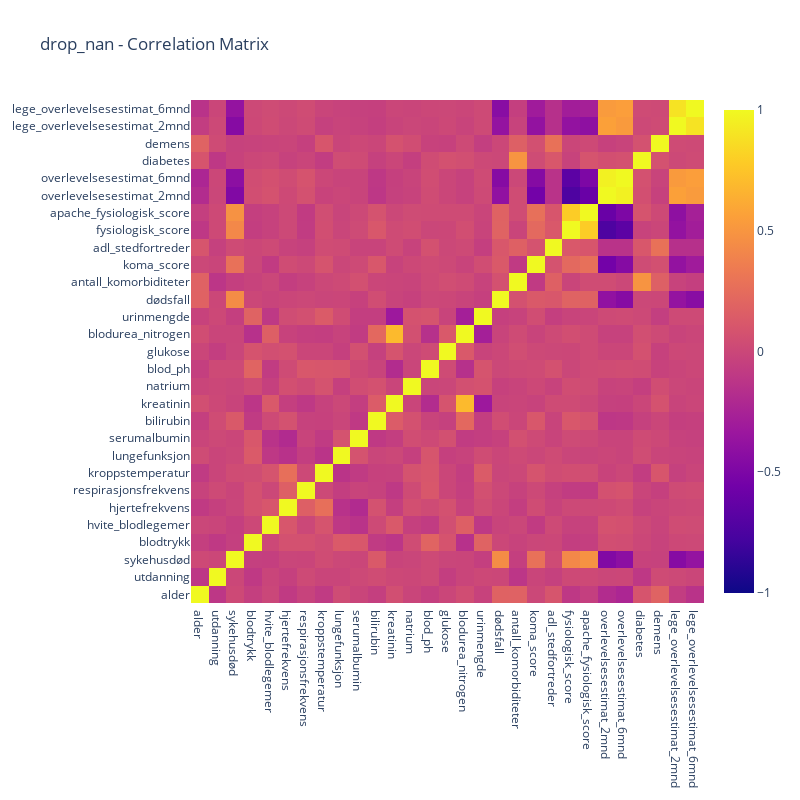
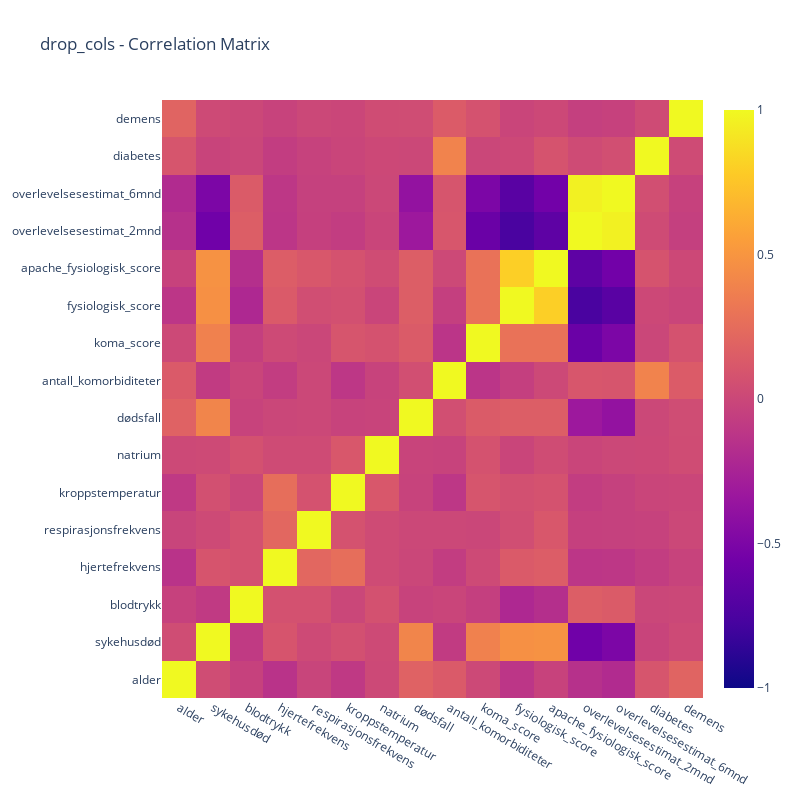
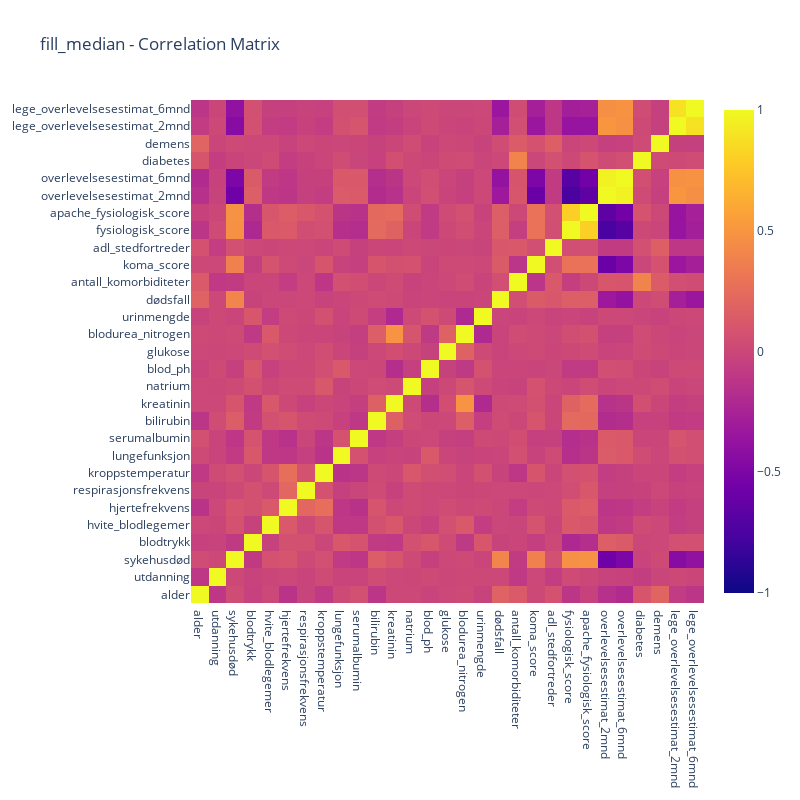
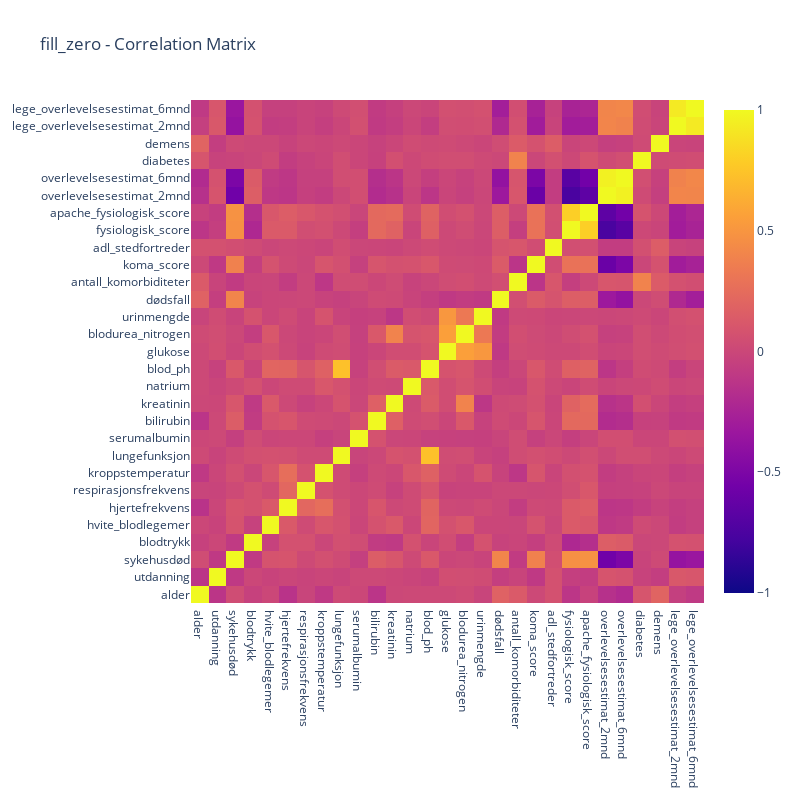

The notebook cell these images were saved under, in order:
### Code cell
# Define the strategies and models
strategies = ['drop_nan', 'drop_cols', 'fill_median', 'fill_zero', 'knn_imputation']
models = list(model_pipelines.keys())

# Create a dictionary to store the results
results = {}

for strategy in strategies:
    if strategy == 'drop_nan':
        X_strategy, y_strategy = drop_nan(X, y)
    elif strategy == 'drop_cols':
        X_strategy, y_strategy = drop_cols(X, y)
    elif strategy == 'fill_median':
        X_strategy, y_strategy = fill_median(X, y)
    elif strategy == 'fill_zero':
        X_strategy, y_strategy = fill_zero(X, y)
    elif strategy == 'knn_imputation':
        X_strategy, y_strategy = knn_imputation(X, y)

    # Split the data into training, validation, and testing sets
    X_train_temp, X_test, y_train_temp, y_test = train_test_split(X_strategy, y_strategy, test_size=0.2, random_state=24)
    X_train, X_val, y_train, y_val = train_test_split(X_train_temp, y_train_temp, test_size=0.25, random_state=24)

    # Compute the correlation matrix
    numeric_cols = X_strategy.select_dtypes(include=['int64', 'float64']).columns
    corr_matrix = X_strategy[numeric_cols].corr()

    # Create the heatmap using Plotly
    fig = go.Figure(data=go.Heatmap(
        z=corr_matrix.values,
        x=corr_matrix.columns,
        y=corr_matrix.columns,
        zmin=-1, zmax=1
    ))

    # Update layout to add a title and adjust sizing
    fig.update_layout(
        title=f'{strategy} - Correlation Matrix',
        xaxis_nticks=len(corr_matrix.columns),
        yaxis_nticks=len(corr_matrix.columns),
        autosize=False,
        width=800,  # you can adjust the size here
        height=800
    )

    # Show the heatmap
    fig.show()

    categorical_cols = X_strategy.select_dtypes(exclude=['int64', 'float64']).columns
    numerical_cols = [ col for col in X_strategy.columns if col not in categorical_cols]

    categorical_transformer = Pipeline(steps=[
        ('converter', FunctionTransformer(lambda x: x.astype(str))),  # Convert to strings
        ('onehot', OneHotEncoder())
    ])
    numerical_transformer = Pipeline(steps=[
        ('scaler', StandardScaler())
    ])

    preprocessor = ColumnTransformer(
        transformers=[
            ('num', numerical_transformer, numerical_cols),
            ('cat', categorical_transformer, categorical_cols)
        ]
    )

    best_rmse = float('inf')
    best_model_name = None
    best_model_pipeline = None

    for model_name in models:
        model_pipeline = create_model_pipeline(model_name, preprocessor)
        rmse_val = evaluate_model(model_pipeline, X_train, y_train, X_val, y_val)
        print(f'{model_name}: {rmse_val}')
        if rmse_val < best_rmse:
            best_rmse = rmse_val
            best_model_name = model_name
            best_model_pipeline = model_pipeline

    results[strategy] = {
        'best_model': best_model_pipeline,
        'validation_rmse': best_rmse
    }

    print(f'{strategy} - Best Model: {best_model_name}')
    print(f'{strategy} - Validation RMSE: {best_rmse:.2f}')

### Figure 1 — Plotly figure (JSON) as saved in the notebook; plotly's stock layout.template omitted (floating-point values rounded to 4 significant figures; data arrays with more than 128 entries replaced by an {"elided": "..."} marker saying what was removed)
{"data": [{"type": "heatmap", "x": ["alder", "utdanning", "sykehusdød", "blodtrykk", "hvite_blodlegemer", "hjertefrekvens", "respirasjonsfrekvens", "kroppstemperatur", "lungefunksjon", "serumalbumin", "bilirubin", "kreatinin", "natrium", "blod_ph", "glukose", "blodurea_nitrogen", "urinmengde", "dødsfall", "antall_komorbiditeter", "koma_score", "adl_stedfortreder", "fysiologisk_score", "apache_fysiologisk_score", "overlevelsesestimat_2mnd", "overlevelsesestimat_6mnd", "diabetes", "demens", "lege_overlevelsesestimat_2mnd", "lege_overlevelsesestimat_6mnd"], "y": ["alder", "utdanning", "sykehusdød", "blodtrykk", "hvite_blodlegemer", "hjertefrekvens", "respirasjonsfrekvens", "kroppstemperatur", "lungefunksjon", "serumalbumin", "bilirubin", "kreatinin", "natrium", "blod_ph", "glukose", "blodurea_nitrogen", "urinmengde", "dødsfall", "antall_komorbiditeter", "koma_score", "adl_stedfortreder", "fysiologisk_score", "apache_fysiologisk_score", "overlevelsesestimat_2mnd", "overlevelsesestimat_6mnd", "diabetes", "demens", "lege_overlevelsesestimat_2mnd", "lege_overlevelsesestimat_6mnd"], "z": {"elided": "29x29 float values"}, "zmax": 1, "zmin": -1}], "layout": {"autosize": false, "height": 800, "title": {"text": "drop_nan - Correlation Matrix"}, "width": 800, "xaxis": {"nticks": 29}, "yaxis": {"nticks": 29}}}

### Figure 2 — Plotly figure (JSON) as saved in the notebook; plotly's stock layout.template omitted (floating-point values rounded to 4 significant figures; data arrays with more than 128 entries replaced by an {"elided": "..."} marker saying what was removed)
{"data": [{"type": "heatmap", "x": ["alder", "sykehusdød", "blodtrykk", "hjertefrekvens", "respirasjonsfrekvens", "kroppstemperatur", "natrium", "dødsfall", "antall_komorbiditeter", "koma_score", "fysiologisk_score", "apache_fysiologisk_score", "overlevelsesestimat_2mnd", "overlevelsesestimat_6mnd", "diabetes", "demens"], "y": ["alder", "sykehusdød", "blodtrykk", "hjertefrekvens", "respirasjonsfrekvens", "kroppstemperatur", "natrium", "dødsfall", "antall_komorbiditeter", "koma_score", "fysiologisk_score", "apache_fysiologisk_score", "overlevelsesestimat_2mnd", "overlevelsesestimat_6mnd", "diabetes", "demens"], "z": {"elided": "16x16 float values"}, "zmax": 1, "zmin": -1}], "layout": {"autosize": false, "height": 800, "title": {"text": "drop_cols - Correlation Matrix"}, "width": 800, "xaxis": {"nticks": 16}, "yaxis": {"nticks": 16}}}

### Figure 3 — Plotly figure (JSON) as saved in the notebook; plotly's stock layout.template omitted (floating-point values rounded to 4 significant figures; data arrays with more than 128 entries replaced by an {"elided": "..."} marker saying what was removed)
{"data": [{"type": "heatmap", "x": ["alder", "utdanning", "sykehusdød", "blodtrykk", "hvite_blodlegemer", "hjertefrekvens", "respirasjonsfrekvens", "kroppstemperatur", "lungefunksjon", "serumalbumin", "bilirubin", "kreatinin", "natrium", "blod_ph", "glukose", "blodurea_nitrogen", "urinmengde", "dødsfall", "antall_komorbiditeter", "koma_score", "adl_stedfortreder", "fysiologisk_score", "apache_fysiologisk_score", "overlevelsesestimat_2mnd", "overlevelsesestimat_6mnd", "diabetes", "demens", "lege_overlevelsesestimat_2mnd", "lege_overlevelsesestimat_6mnd"], "y": ["alder", "utdanning", "sykehusdød", "blodtrykk", "hvite_blodlegemer", "hjertefrekvens", "respirasjonsfrekvens", "kroppstemperatur", "lungefunksjon", "serumalbumin", "bilirubin", "kreatinin", "natrium", "blod_ph", "glukose", "blodurea_nitrogen", "urinmengde", "dødsfall", "antall_komorbiditeter", "koma_score", "adl_stedfortreder", "fysiologisk_score", "apache_fysiologisk_score", "overlevelsesestimat_2mnd", "overlevelsesestimat_6mnd", "diabetes", "demens", "lege_overlevelsesestimat_2mnd", "lege_overlevelsesestimat_6mnd"], "z": {"elided": "29x29 float values"}, "zmax": 1, "zmin": -1}], "layout": {"autosize": false, "height": 800, "title": {"text": "fill_median - Correlation Matrix"}, "width": 800, "xaxis": {"nticks": 29}, "yaxis": {"nticks": 29}}}

### Figure 4 — Plotly figure (JSON) as saved in the notebook; plotly's stock layout.template omitted (floating-point values rounded to 4 significant figures; data arrays with more than 128 entries replaced by an {"elided": "..."} marker saying what was removed)
{"data": [{"type": "heatmap", "x": ["alder", "utdanning", "sykehusdød", "blodtrykk", "hvite_blodlegemer", "hjertefrekvens", "respirasjonsfrekvens", "kroppstemperatur", "lungefunksjon", "serumalbumin", "bilirubin", "kreatinin", "natrium", "blod_ph", "glukose", "blodurea_nitrogen", "urinmengde", "dødsfall", "antall_komorbiditeter", "koma_score", "adl_stedfortreder", "fysiologisk_score", "apache_fysiologisk_score", "overlevelsesestimat_2mnd", "overlevelsesestimat_6mnd", "diabetes", "demens", "lege_overlevelsesestimat_2mnd", "lege_overlevelsesestimat_6mnd"], "y": ["alder", "utdanning", "sykehusdød", "blodtrykk", "hvite_blodlegemer", "hjertefrekvens", "respirasjonsfrekvens", "kroppstemperatur", "lungefunksjon", "serumalbumin", "bilirubin", "kreatinin", "natrium", "blod_ph", "glukose", "blodurea_nitrogen", "urinmengde", "dødsfall", "antall_komorbiditeter", "koma_score", "adl_stedfortreder", "fysiologisk_score", "apache_fysiologisk_score", "overlevelsesestimat_2mnd", "overlevelsesestimat_6mnd", "diabetes", "demens", "lege_overlevelsesestimat_2mnd", "lege_overlevelsesestimat_6mnd"], "z": {"elided": "29x29 float values"}, "zmax": 1, "zmin": -1}], "layout": {"autosize": false, "height": 800, "title": {"text": "fill_zero - Correlation Matrix"}, "width": 800, "xaxis": {"nticks": 29}, "yaxis": {"nticks": 29}}}
